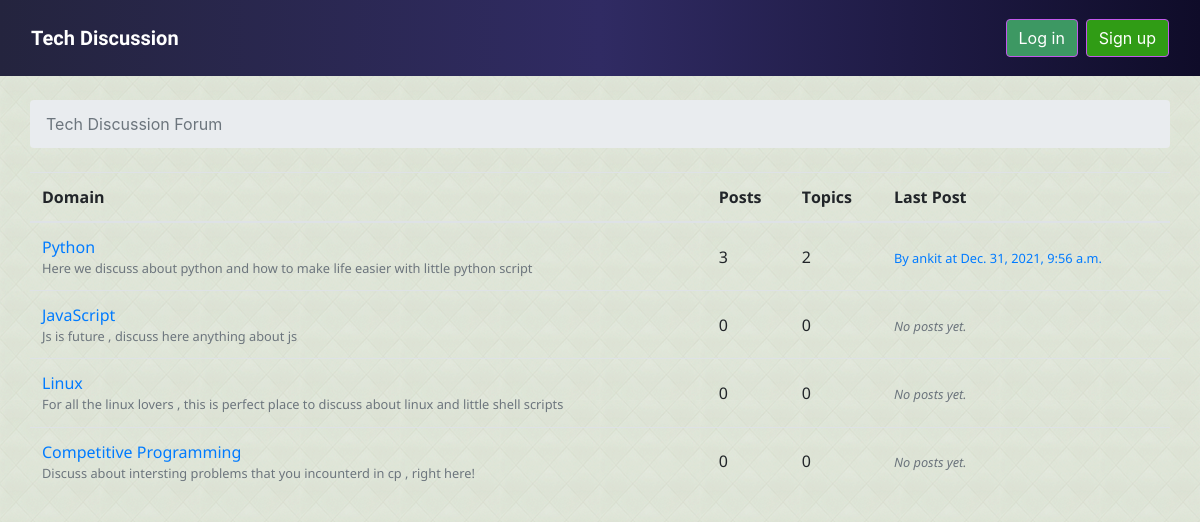
The page / on the database its author committed.
### boards/models.py (models this page shows, shortened)
class Board(models.Model):
    name = models.CharField(max_length=30, unique=True)
    description = models.CharField(max_length=100)
    def get_posts_count(self):
            return Post.objects.filter(topic__board=self).count()
    def get_last_post(self):
        return Post.objects.filter(topic__board=self).order_by('-created_at').first()

class Post(models.Model):
    message = models.TextField(max_length=4000)
    topic = models.ForeignKey(Topic, related_name='posts', on_delete=models.CASCADE)
    created_at = models.DateTimeField(auto_now_add=True)
    updated_at = models.DateTimeField(null=True)
    created_by = models.ForeignKey(User, related_name='posts', on_delete=models.CASCADE)
    updated_by = models.ForeignKey(User, null=True, related_name='+', on_delete=models.CASCADE)

### boards/views.py (the view)
# urls.py: re_path(r'^$', views.BoardListView.as_view(), name='home'),
class BoardListView(ListView):
    model = Board
    context_object_name = 'boards'
    template_name = 'home.html'

### templates/home.html (shortened to what this page needs)
{% extends 'base.html' %}
{% load static %}
{% block stylesheet %}
<link  href="{% static 'css/home.css' %}" rel="stylesheet" type="text/css" >
{% endblock stylesheet %}
{% block breadcrumb %}
  <li class="breadcrumb-item active">Tech Discussion Forum</li>
{% endblock %}
{% block content %}
  <table class="table">
    <thead class="thead-inverse">
      <tr>
        <th>Domain</th>
        <th>Posts</th>
        <th>Topics</th>
        <th>Last Post</th>
      </tr>
    </thead>
    <tbody>
      {% for board in boards %}
        <tr id='b'>
          <td>
            <a href="{% url 'board_topics' board.pk %}" >{{ board.name }}</a>
            <small class="text-muted d-block " >{{ board.description }}</small>
          </td>
          <td class="align-middle">
            {{ board.get_posts_count }}
          </td>
          <td class="align-middle">
            {{ board.topics.count }}
          </td>
          <td class="align-middle">
            {% with post=board.get_last_post %}
              {% if post %}
                <small>
                  <a href="{% url 'topic_posts' board.pk post.topic.pk %}">
                    By {{ post.created_by.username }} at {{ post.created_at }}
                  </a>
                </small>
              {% else %}
                <small class="text-muted">
                  <em>No posts yet.</em>
                </small>
              {% endif %}
            {% endwith %}
          </td>
        </tr>
      {% endfor %}
    </tbody>
  </table>
{% endblock %}

### templates/base.html (shortened to what this page needs)
{% load static %}<!DOCTYPE html>
<html>
  <head>
    <link href="https://maxcdn.bootstrapcdn.com/bootstrap/4.4.1/css/bootstrap.min.css" rel="stylesheet" >
    <link  href="{% static 'css/app.css' %}" rel="stylesheet" type="text/css" >
    <link  href="{% static 'scss/app.scss' %}" rel="stylesheet" type="text/css" >
    {% block stylesheet %} {% endblock %}
  </head>
  <body>
    {% block body %}
    <nav class="navbar navbar-expand-sm navbar-dark bg-custom-2">
      <div class="container">
        <a class="navbar-brand" href="{% url 'home' %}">Tech Discussion</a>
        <div class="collapse navbar-collapse" id="mainMenu">
          {% if user.is_authenticated %}
            <ul class="navbar-nav ml-auto">
              <li class="nav-item dropdown">
                <a class="nav-link dropdown-toggle" href="#" id="userMenu" data-toggle="dropdown" aria-haspopup="true" aria-expanded="false">
                  {{ user.username }}
                </a>
                <div class="dropdown-menu dropdown-menu-right" aria-labelledby="userMenu">
                  <a class="dropdown-item" href="{% url 'my_account' %}">My account</a>
                  <a class="dropdown-item" href="{% url 'password_change'  %}">Change password</a>
                  <div class="dropdown-divider"></div>
                  <a class="dropdown-item" href="{% url 'logout' %}">Log out</a>
                </div>
              </li>
            </ul>
          {% else %}
            <form class="form-inline ml-auto">
              <a href="{% url 'login' %}" class="btn btn-primary ml-2 " id='loginbutton'>Log in</a>
              <a href="{% url 'signup' %}" class="btn btn-primary ml-2">Sign up</a>
            </form>
          {% endif %}
        </div>
      </div>
    </nav>
    <div class="container">
      <ol class="breadcrumb my-4 " id='crumbs'>
        {% block breadcrumb %}
        {% endblock %}
      </ol>
      {% block content %}
      {% endblock %}
    </div>
    {% endblock body %}
  </body>
</html>

### static/css/app.css (style rules this page uses)
.navbar-brand { font-family: "Kanit", sans-serif; font-weight: bolder; }
.bg-custom-2 { background: #0f0c29; background: -webkit-linear-gradient( to right, #24243e, #302b63, #0f0c29 ); background: linear-gradient( to right, #24243e, #302b63, #0f0c29 ); }
.container { max-width: 1170px; min-height: 60px; }
.btn-primary { background-color: #309c15; border-color: #c158eb; }
#loginbutton { background-color: #3d9863; border-color: #c158eb; }
body { background-image: url("../img/bg1.png"); }

### static/css/home.css (style rules this page uses)
.thead-inverse { font-family: 'Open Sans', sans-serif; }
#b { font-family: 'Noto Sans', sans-serif; }

### rows shown on the page
Board: name "Python", description "Here we discuss about python and how to make life easier with little python script", get_posts_count "3", topics.count "2", get_last_post.created_by.username "ankit", get_last_post.created_at "Dec. 31, 2021, 9:56 a.m."
Board: name "JavaScript", description "Js is future , discuss here anything about js", get_posts_count "0", topics.count "0", shows "No posts yet."
Board: name "Linux", description "For all the linux lovers , this is perfect place to discuss about linux and little shell scripts", get_posts_count "0", topics.count "0", shows "No posts yet."
Board: name "Competitive Programming", description "Discuss about intersting problems that you incounterd in cp , right here!", get_posts_count "0", topics.count "0", shows "No posts yet."
